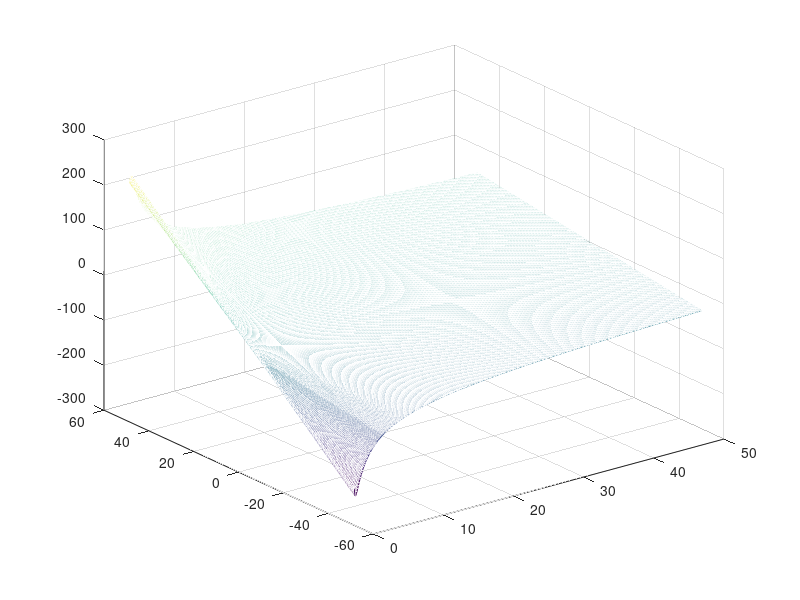

Here is the MATLAB script that generated this plot:
clc;clear;
[Ubm,Rc]=meshgrid([1/2:0.1:50],[-50:0.1:50]);
Ucm=(9/pi)*Ubm.*Rc.*(acos(1-1./Ubm)-1/2*sin(2*acos(1-1./Ubm)));
mesh(Ubm,Rc,Ucm)
